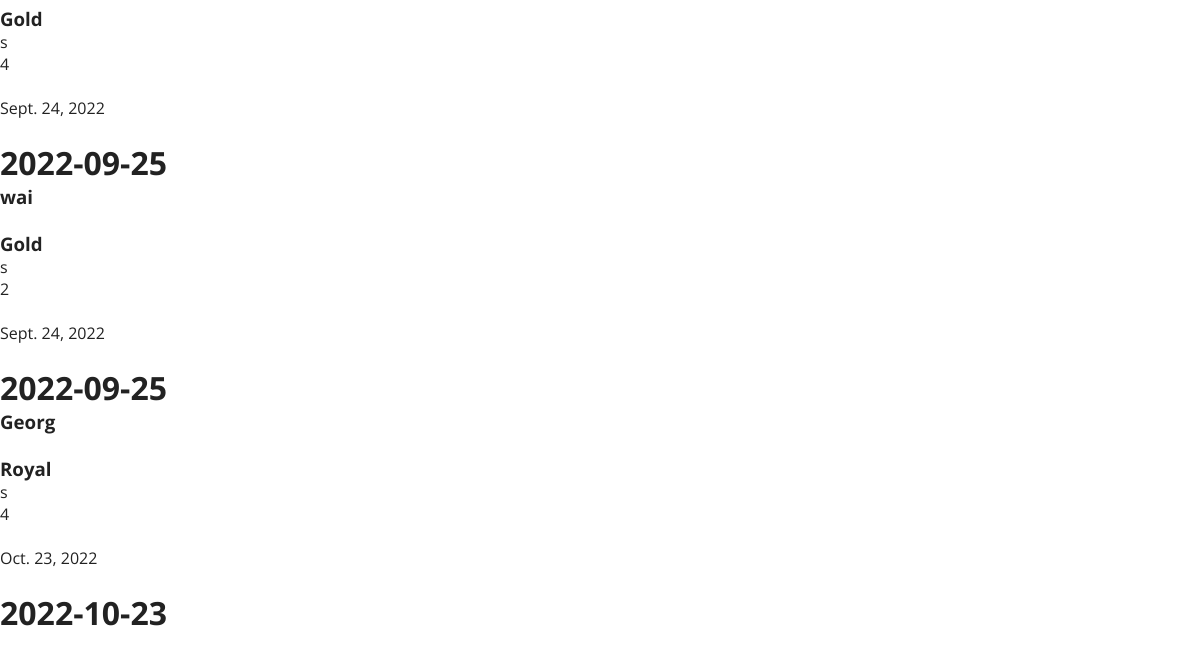
/archive (lower part), run on an earlier commit of the app's database.
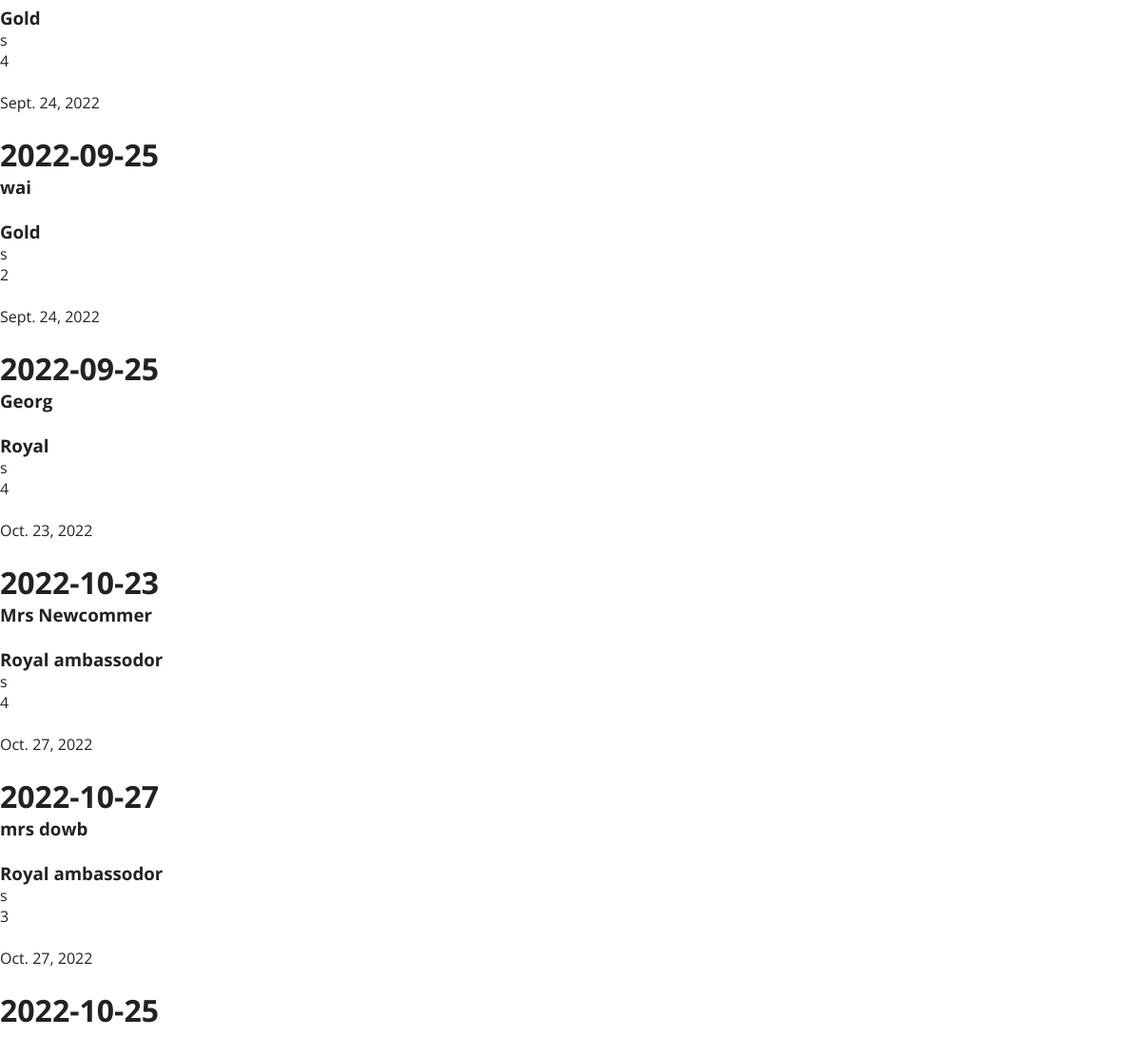
And on a later commit of the database.
### calc/models.py (models this page shows, shortened)
class InputAmenity(models.Model):
    big_id = models.BigAutoField(primary_key=True)
    name = models.CharField(max_length=300)
    membership = models.CharField(max_length=400)
    arrival_date = models.CharField(max_length=100)
    returns = models.IntegerField(default=0)
    vip_level = models.IntegerField(default=0)
    guests_count = models.IntegerField(default=1)
    room_allocation = models.IntegerField(default=100)
    num_of_fruit = models.IntegerField(default=1, blank=True, null=True)
    fruit_amenity = models.CharField(
        max_length=200, choices=FRUIT, blank=True, null=True)
    num_of_drink = models.IntegerField(default=0, blank=True, null=True)
    drink_amenity = models.CharField(
        max_length=200, choices=DRINK, blank=True, null=True)
    num_of_dessert = models.IntegerField(default=1, blank=True, null=True)
    dessert_amenity = models.CharField(
        max_length=200, choices=DESSERT, blank=True, null=True)
    birthday_amenity = models.CharField(
        max_length=200, choices=BIRTHDAY, blank=True, null=True)
    month = models.CharField(max_length=300, choices=MONTHS)
    date = models.DateField(auto_now_add=True)

### calc/views.py (the view)
# urls.py: path('archive', views.archive, name='archive'),
def archive(request):
    arch = []
    date = []
    months = set()
    for i in DATA:
        date.append({
            'date': i.arrival_date,
            'month': i.month
        })
        months.add(i)
        if i.arrival_date < TODAY:
            arch.append(i)
    return render(request, 'calc/archive.html', {
        'data': arch,
        'dates': date,
        'months': months,
    })

### calc/templates/calc/archive.html (shortened to what this page needs)
{% extends "calc/base.html" %}
{% block body %}
{% for d in data %}
<h3>{{d.name}}</h3>
<br>
<h3>{{d.membership}}</h3>s
<br>
<p>{{d.vip_level}}</p>
<br>
<p>{{d.date}}</p>
<br>
{% if d.arrival_date %}
<h1>{{d.arrival_date}}</h1>
{% endif %}
{% endfor %}
{% endblock %}

What changed in the data, as far as the page shows it:
added InputAmenity: name "Mrs Newcommer", membership "Royal ambassodor", vip_level "4", date "Oct. 27, 2022", arrival_date "2022-10-27"
added InputAmenity: name "mrs dowb", membership "Royal ambassodor", vip_level "3", date "Oct. 27, 2022", arrival_date "2022-10-25"
